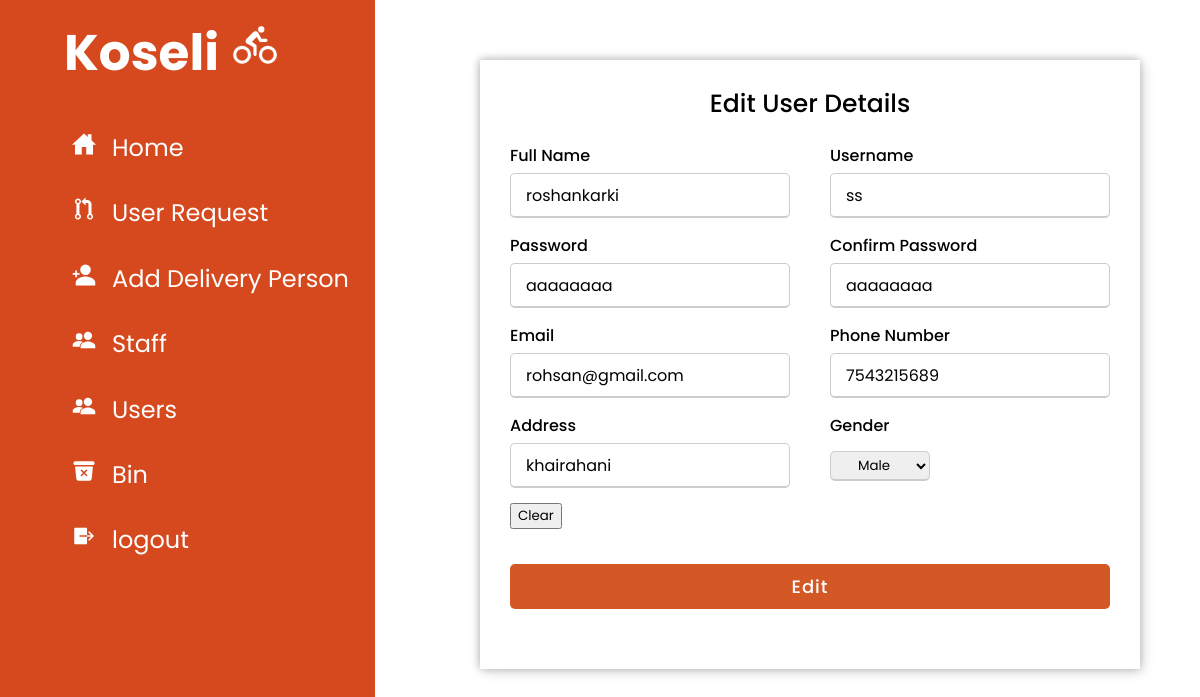
The app's page /admin/?r=edituser&id=51 (signed in), older data.
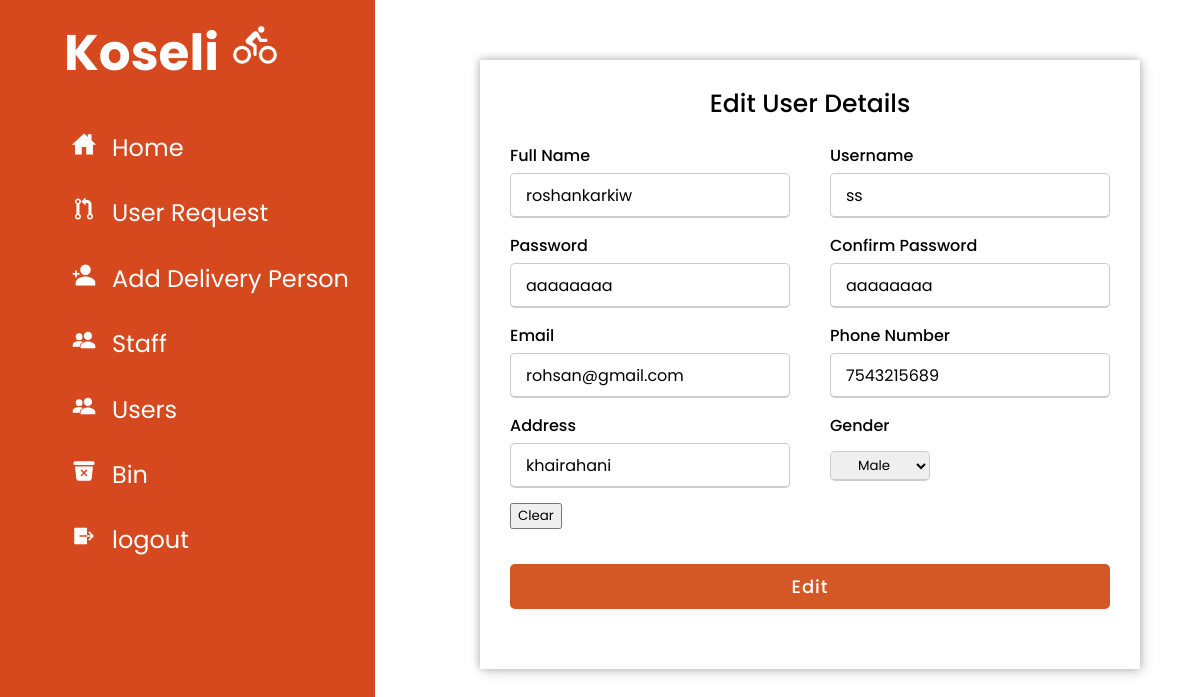
The same page, newer data.
### tables this page shows
CREATE TABLE `user` (
  `id` int(11) NOT NULL,
  `name` varchar(20) NOT NULL,
  `username` varchar(20) NOT NULL,
  `password` varchar(20) NOT NULL,
  `email` varchar(30) NOT NULL,
  `phone` varchar(10) NOT NULL,
  `address` varchar(20) NOT NULL,
  `gender` varchar(6) NOT NULL
);

### admin/model/dbmodel.php (called while the page is built, shortened)
<?php
function db_connect() {
    $db['host'] = "localhost";
    $db['username'] = "root";
    $db['password'] = "";
    $db['db_name'] = "koseli";
    $conn = new mysqli($db['host'], $db['username'], $db['password'], $db['db_name']);
    return $conn;
}
function editusers($id)
{
$conn = db_connect();
$sql = "SELECT * from user where id='$id'";
$result = $conn->query($sql);
if($result)
{
    return $result;
}
else
{
    return false;
}
}
?>

### admin/view/edituser.php (the view, shortened to what this page needs)
<!DOCTYPE html>
<html lang="en" dir="ltr">
<head>
    <link rel="stylesheet" type="text/css">
</head>
<body>
    <div class="container">
        <div class="title">Edit User Details</div>
        <div class="content">
            <?php
        if($edit){
            while ($row = $edit->fetch_assoc()) {
        ?>
            <form action="<?php echo $base_url; ?>?r=edituser&id=<?php echo $id; ?>" method="POST">
                <div class="user-details">
                    <div class="input-box">
                        <span class="details">Full Name</span>
                        <input type="text" name="name" value=<?php echo $row['name'] ?>>
                    </div>
                    <div class="input-box">
                        <span class="details">Username</span>
                        <input type="text" name="username" value=<?php echo $row['username'] ?> required>
                    </div>
                    <div class="input-box">
                        <span class="details">Password</span>
                        <input type="text" name="password" value=<?php echo $row['password'] ?> required>
                    </div>
                    <div class="input-box">
                        <span class="details">Confirm Password</span>
                        <input type="text" name="confirmpassword" value=<?php echo $row['password'] ?> required>
                    </div>
                    <div class="input-box">
                        <span class="details">Email</span>
                        <input type="text" name="email" value=<?php echo $row['email'] ?> required>
                    </div>
                    <div class="input-box">
                        <span class="details">Phone Number</span>
                        <input type="text" name="phone" value=<?php echo $row['phone'] ?> required>
                    </div>
                    <div class="input-box">
                        <span class="details">Address</span>
                        <input type="text" name="address" value=<?php echo $row['address'] ?> required>
                    </div>
                    <div class="input-box">
                        <span class="details">Gender</span>
                        <div class="gen">
                            <select name="gender" value=<?php echo $row['gender'] ?>class="gen">
                <option value="Male">Male</option>
            </select>
                        </div>
                    </div>
                    <input type="reset" value="Clear">
                </div>
                <div class="button">
                    <input type="submit" value="Edit">
                </div>
            </form>
       <?php }} ?>
        </div>
    </div>

Row changes from the older to the newer data that the page shows:
changed user "ss": name "roshankarki" → "roshankarkiw"
